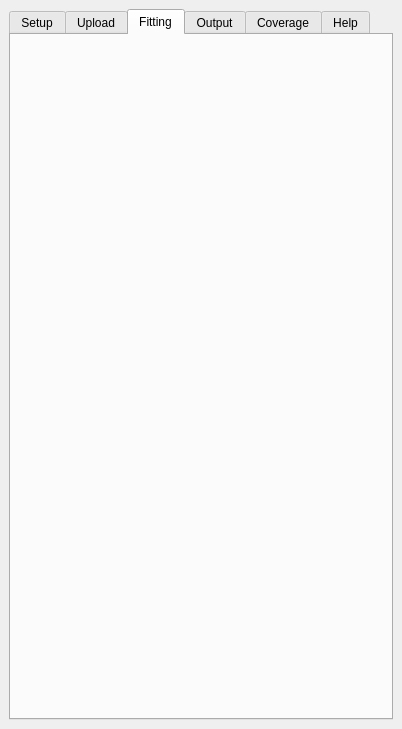
<?xml version="1.0" encoding="UTF-8"?>
<ui version="4.0">
 <class>fitterDockWidgetBase</class>
 <widget class="QDockWidget" name="fitterDockWidgetBase">
  <property name="geometry">
   <rect>
    <x>0</x>
    <y>0</y>
    <width>372</width>
    <height>729</height>
   </rect>
  </property>
  <property name="sizePolicy">
   <sizepolicy hsizetype="Expanding" vsizetype="Expanding">
    <horstretch>0</horstretch>
    <verstretch>0</verstretch>
   </sizepolicy>
  </property>
  <property name="windowTitle">
   <string>grip tester tool</string>
  </property>
  <widget class="QWidget" name="dockWidgetContents">
   <layout class="QVBoxLayout" name="verticalLayout_2">
    <item>
     <widget class="QTabWidget" name="tabs">
      <property name="currentIndex">
       <number>2</number>
      </property>
      <widget class="QWidget" name="setup">
       <attribute name="title">
        <string>Setup</string>
       </attribute>
       <layout class="QGridLayout" name="gridLayout">
        <item row="0" column="0" colspan="2">
         <widget class="QPushButton" name="connect_button">
          <property name="text">
           <string>Connect to Database:</string>
          </property>
         </widget>
        </item>
        <item row="0" column="2">
         <widget class="QLabel" name="database_label">
          <property name="text">
           <string>not connected</string>
          </property>
         </widget>
        </item>
        <item row="1" column="0" colspan="2">
         <widget class="QPushButton" name="prepare_database_button">
          <property name="toolTip">
           <string>&lt;html&gt;&lt;head/&gt;&lt;body&gt;&lt;p&gt;1st time setup for postgres database. &lt;/p&gt;&lt;p&gt;Will erase any data in tables used by this plugin.&lt;/p&gt;&lt;p&gt;initialises tables and creates functions for database. Only needs doing once after creating it.&lt;/p&gt;&lt;/body&gt;&lt;/html&gt;</string>
          </property>
          <property name="text">
           <string>Prepare New Database</string>
          </property>
         </widget>
        </item>
        <item row="2" column="0" colspan="2">
         <widget class="QLabel" name="label_9">
          <property name="text">
           <string>network layer</string>
          </property>
         </widget>
        </item>
        <item row="2" column="2">
         <widget class="QgsMapLayerComboBox" name="network_box">
          <property name="toolTip">
           <string>&lt;html&gt;&lt;head/&gt;&lt;body&gt;&lt;p&gt;Layer with network. Table network of database.&lt;/p&gt;&lt;/body&gt;&lt;/html&gt;</string>
          </property>
          <property name="whatsThis">
           <string>&lt;html&gt;&lt;head/&gt;&lt;body&gt;&lt;p&gt;Layer to select features on.&lt;/p&gt;&lt;/body&gt;&lt;/html&gt;</string>
          </property>
         </widget>
        </item>
        <item row="3" column="0" colspan="2">
         <widget class="QLabel" name="label_10">
          <property name="text">
           <string>section field</string>
          </property>
         </widget>
        </item>
        <item row="3" column="2">
         <widget class="QgsFieldComboBox" name="sec_fieldbox">
          <property name="toolTip">
           <string>&lt;html&gt;&lt;head/&gt;&lt;body&gt;&lt;p&gt;Field&lt;/p&gt;&lt;/body&gt;&lt;/html&gt;</string>
          </property>
         </widget>
        </item>
        <item row="4" column="0" colspan="2">
         <widget class="QLabel" name="label_11">
          <property name="text">
           <string>readings layer</string>
          </property>
         </widget>
        </item>
        <item row="4" column="2">
         <widget class="QgsMapLayerComboBox" name="readings_box">
          <property name="toolTip">
           <string>&lt;html&gt;&lt;head/&gt;&lt;body&gt;&lt;p&gt;Layer with readings. Readings are in table r of database.&lt;/p&gt;&lt;/body&gt;&lt;/html&gt;</string>
          </property>
          <property name="whatsThis">
           <string>&lt;html&gt;&lt;head/&gt;&lt;body&gt;&lt;p&gt;Layer to select features on.&lt;/p&gt;&lt;/body&gt;&lt;/html&gt;</string>
          </property>
         </widget>
        </item>
        <item row="5" column="0" colspan="2">
         <widget class="QLabel" name="label_12">
          <property name="text">
           <string>run field</string>
          </property>
         </widget>
        </item>
        <item row="5" column="2">
         <widget class="QgsFieldComboBox" name="run_fieldbox">
          <property name="toolTip">
           <string>&lt;html&gt;&lt;head/&gt;&lt;body&gt;&lt;p&gt;Field with run number.&lt;/p&gt;&lt;/body&gt;&lt;/html&gt;</string>
          </property>
         </widget>
        </item>
        <item row="6" column="0" colspan="2">
         <widget class="QLabel" name="label_13">
          <property name="text">
           <string>f_line field</string>
          </property>
         </widget>
        </item>
        <item row="6" column="2">
         <widget class="QgsFieldComboBox" name="f_line_fieldbox">
          <property name="toolTip">
           <string>&lt;html&gt;&lt;head/&gt;&lt;body&gt;&lt;p&gt;Field with f_line&lt;/p&gt;&lt;/body&gt;&lt;/html&gt;</string>
          </property>
         </widget>
        </item>
        <item row="7" column="0">
         <widget class="QLabel" name="label_5">
          <property name="text">
           <string/>
          </property>
         </widget>
        </item>
        <item row="7" column="1">
         <widget class="QLabel" name="s10_label">
          <property name="text">
           <string/>
          </property>
         </widget>
        </item>
        <item row="8" column="1">
         <widget class="QLabel" name="zm3_label">
          <property name="text">
           <string/>
          </property>
         </widget>
        </item>
       </layout>
      </widget>
      <widget class="QWidget" name="tab_2">
       <attribute name="title">
        <string>Upload</string>
       </attribute>
       <layout class="QVBoxLayout" name="verticalLayout">
        <item>
         <widget class="QToolBox" name="toolBox_3">
          <property name="currentIndex">
           <number>1</number>
          </property>
          <widget class="QWidget" name="page_4">
           <property name="geometry">
            <rect>
             <x>0</x>
             <y>0</y>
             <width>98</width>
             <height>28</height>
            </rect>
           </property>
           <attribute name="label">
            <string>S10 and ZM3</string>
           </attribute>
           <widget class="QWidget" name="layoutWidget">
            <property name="geometry">
             <rect>
              <x>0</x>
              <y>0</y>
              <width>421</width>
              <height>22</height>
             </rect>
            </property>
            <layout class="QHBoxLayout" name="horizontalLayout_9">
             <item>
              <widget class="QLabel" name="label_4">
               <property name="text">
                <string>run</string>
               </property>
              </widget>
             </item>
             <item>
              <widget class="QLineEdit" name="run_number">
               <property name="toolTip">
                <string>&lt;html&gt;&lt;head/&gt;&lt;body&gt;&lt;p&gt;Used to join s10 and zm3. &lt;/p&gt;&lt;/body&gt;&lt;/html&gt;</string>
               </property>
              </widget>
             </item>
            </layout>
           </widget>
           <widget class="QWidget" name="layoutWidget">
            <property name="geometry">
             <rect>
              <x>0</x>
              <y>30</y>
              <width>421</width>
              <height>25</height>
             </rect>
            </property>
            <layout class="QHBoxLayout" name="horizontalLayout_5">
             <item>
              <widget class="QPushButton" name="s10_button">
               <property name="toolTip">
                <string>&lt;html&gt;&lt;head/&gt;&lt;body&gt;&lt;p&gt;s10 to upload&lt;/p&gt;&lt;/body&gt;&lt;/html&gt;</string>
               </property>
               <property name="text">
                <string>s10</string>
               </property>
              </widget>
             </item>
             <item>
              <widget class="QLineEdit" name="s10">
               <property name="toolTip">
                <string>&lt;html&gt;&lt;head/&gt;&lt;body&gt;&lt;p&gt;s10 file to upload.&lt;/p&gt;&lt;/body&gt;&lt;/html&gt;</string>
               </property>
              </widget>
             </item>
            </layout>
           </widget>
           <widget class="QWidget" name="layoutWidget">
            <property name="geometry">
             <rect>
              <x>0</x>
              <y>60</y>
              <width>421</width>
              <height>25</height>
             </rect>
            </property>
            <layout class="QHBoxLayout" name="horizontalLayout_8">
             <item>
              <widget class="QPushButton" name="zm3_button">
               <property name="toolTip">
                <string>&lt;html&gt;&lt;head/&gt;&lt;body&gt;&lt;p&gt;zm3 to upload&lt;/p&gt;&lt;/body&gt;&lt;/html&gt;</string>
               </property>
               <property name="text">
                <string>zm3</string>
               </property>
              </widget>
             </item>
             <item>
              <widget class="QLineEdit" name="zm3">
               <property name="toolTip">
                <string>&lt;html&gt;&lt;head/&gt;&lt;body&gt;&lt;p&gt;zm3 file to upload.&lt;/p&gt;&lt;/body&gt;&lt;/html&gt;</string>
               </property>
              </widget>
             </item>
            </layout>
           </widget>
           <widget class="QWidget" name="layoutWidget">
            <property name="geometry">
             <rect>
              <x>0</x>
              <y>90</y>
              <width>191</width>
              <height>22</height>
             </rect>
            </property>
            <layout class="QHBoxLayout" name="horizontalLayout_6">
             <item>
              <widget class="QLabel" name="label_7">
               <property name="text">
                <string>survey date</string>
               </property>
              </widget>
             </item>
             <item>
              <widget class="QDateEdit" name="survey_date">
               <property name="toolTip">
                <string>&lt;html&gt;&lt;head/&gt;&lt;body&gt;&lt;p&gt;dd/mm/yyyy&lt;/p&gt;&lt;/body&gt;&lt;/html&gt;</string>
               </property>
               <property name="calendarPopup">
                <bool>true</bool>
               </property>
              </widget>
             </item>
            </layout>
           </widget>
           <widget class="QPushButton" name="upload_button">
            <property name="geometry">
             <rect>
              <x>0</x>
              <y>120</y>
              <width>161</width>
              <height>23</height>
             </rect>
            </property>
            <property name="toolTip">
             <string>&lt;html&gt;&lt;head/&gt;&lt;body&gt;&lt;p&gt;Upload s10 file and zm3 file. Don't need to do both at the same time but make sure they have the same run number.&lt;/p&gt;&lt;/body&gt;&lt;/html&gt;</string>
            </property>
            <property name="text">
             <string>Upload s10 and zm3</string>
            </property>
           </widget>
          </widget>
          <widget class="QWidget" name="page_5">
           <property name="geometry">
            <rect>
             <x>0</x>
             <y>0</y>
             <width>330</width>
             <height>155</height>
            </rect>
           </property>
           <attribute name="label">
            <string>CSVs</string>
           </attribute>
           <widget class="QPushButton" name="upload_csv_button">
            <property name="geometry">
             <rect>
              <x>0</x>
              <y>10</y>
              <width>91</width>
              <height>23</height>
             </rect>
            </property>
            <property name="text">
             <string>Upload CSVs...</string>
            </property>
           </widget>
          </widget>
         </widget>
        </item>
        <item>
         <widget class="QTableView" name="run_info_view">
          <property name="toolTip">
           <string>&lt;html&gt;&lt;head/&gt;&lt;body&gt;&lt;p&gt;run_info table. Ensure benchmark and season fields correct.&lt;/p&gt;&lt;/body&gt;&lt;/html&gt;</string>
          </property>
          <property name="selectionMode">
           <enum>QAbstractItemView::SingleSelection</enum>
          </property>
          <property name="selectionBehavior">
           <enum>QAbstractItemView::SelectRows</enum>
          </property>
         </widget>
        </item>
        <item>
         <widget class="QPlainTextEdit" name="upload_log">
          <property name="toolTip">
           <string>&lt;html&gt;&lt;head/&gt;&lt;body&gt;&lt;p&gt;upload log&lt;/p&gt;&lt;/body&gt;&lt;/html&gt;</string>
          </property>
         </widget>
        </item>
       </layout>
      </widget>
      <widget class="QWidget" name="tab_3">
       <attribute name="title">
        <string>Fitting</string>
       </attribute>
       <layout class="QVBoxLayout" name="verticalLayout_10">
        <item>
         <layout class="QVBoxLayout" name="rw_placeholder"/>
        </item>
       </layout>
      </widget>
      <widget class="QWidget" name="output">
       <attribute name="title">
        <string>Output</string>
       </attribute>
       <layout class="QHBoxLayout" name="horizontalLayout">
        <item>
         <widget class="QPushButton" name="to_hmd_button">
          <property name="toolTip">
           <string>&lt;html&gt;&lt;head/&gt;&lt;body&gt;&lt;p&gt;Saves contents of table fitted2 as hmd.&lt;/p&gt;&lt;/body&gt;&lt;/html&gt;</string>
          </property>
          <property name="text">
           <string>Download hmd...</string>
          </property>
         </widget>
        </item>
        <item>
         <widget class="QCheckBox" name="include_snode_box">
          <property name="toolTip">
           <string>&lt;html&gt;&lt;head/&gt;&lt;body&gt;&lt;p&gt;If not checked snode becomes 'F' for forward and 'R' for reverse direction.&lt;/p&gt;&lt;/body&gt;&lt;/html&gt;</string>
          </property>
          <property name="text">
           <string>Include snode</string>
          </property>
         </widget>
        </item>
        <item>
         <widget class="QCheckBox" name="forward_box">
          <property name="toolTip">
           <string>&lt;html&gt;&lt;head/&gt;&lt;body&gt;&lt;p&gt;Include sections surveyed in forward direction.&lt;/p&gt;&lt;/body&gt;&lt;/html&gt;</string>
          </property>
          <property name="text">
           <string>Forward</string>
          </property>
          <property name="checked">
           <bool>true</bool>
          </property>
         </widget>
        </item>
        <item>
         <widget class="QCheckBox" name="reversed_box">
          <property name="toolTip">
           <string>&lt;html&gt;&lt;head/&gt;&lt;body&gt;&lt;p&gt;Include sections surveyed in reversed direction.&lt;/p&gt;&lt;/body&gt;&lt;/html&gt;</string>
          </property>
          <property name="text">
           <string>Reversed</string>
          </property>
          <property name="checked">
           <bool>true</bool>
          </property>
         </widget>
        </item>
       </layout>
      </widget>
      <widget class="QWidget" name="coverage">
       <attribute name="title">
        <string>Coverage</string>
       </attribute>
       <layout class="QVBoxLayout" name="verticalLayout_7">
        <item>
         <widget class="QPushButton" name="search_hmds_button">
          <property name="toolTip">
           <string>&lt;html&gt;&lt;head/&gt;&lt;body&gt;&lt;p&gt;Recalculate hmds column of requested sections table from selected hmd files.&lt;/p&gt;&lt;p&gt;Then recalculates requested,missed,surveyed lengths.&lt;/p&gt;&lt;/body&gt;&lt;/html&gt;</string>
          </property>
          <property name="text">
           <string>Search hmds...</string>
          </property>
         </widget>
        </item>
        <item>
         <widget class="QToolBox" name="coverage_toolbox">
          <property name="currentIndex">
           <number>0</number>
          </property>
          <widget class="QWidget" name="sections">
           <property name="geometry">
            <rect>
             <x>0</x>
             <y>0</y>
             <width>330</width>
             <height>529</height>
            </rect>
           </property>
           <attribute name="label">
            <string>Requested table</string>
           </attribute>
           <layout class="QVBoxLayout" name="verticalLayout_4">
            <item>
             <layout class="QHBoxLayout" name="horizontalLayout_4">
              <item>
               <widget class="QLabel" name="label_6">
                <property name="text">
                 <string>show:</string>
                </property>
               </widget>
              </item>
              <item>
               <widget class="QRadioButton" name="show_all_button">
                <property name="toolTip">
                 <string>&lt;html&gt;&lt;head/&gt;&lt;body&gt;&lt;p&gt;Show all requested sections.&lt;/p&gt;&lt;/body&gt;&lt;/html&gt;</string>
                </property>
                <property name="text">
                 <string>All</string>
                </property>
               </widget>
              </item>
              <item>
               <widget class="QRadioButton" name="show_missing_button">
                <property name="toolTip">
                 <string>&lt;html&gt;&lt;head/&gt;&lt;body&gt;&lt;p&gt;Show only sections not in a hmd file.&lt;/p&gt;&lt;/body&gt;&lt;/html&gt;</string>
                </property>
                <property name="text">
                 <string>Missing</string>
                </property>
                <property name="checked">
                 <bool>true</bool>
                </property>
               </widget>
              </item>
             </layout>
            </item>
            <item>
             <widget class="QTableView" name="requested_view">
              <property name="toolTip">
               <string>&lt;html&gt;&lt;head/&gt;&lt;body&gt;&lt;p&gt;requested table.&lt;/p&gt;&lt;p&gt;note column is Editable(Double click to edit).&lt;/p&gt;&lt;p&gt;Ordered by sec.&lt;/p&gt;&lt;p&gt;Requested sections/xsps, the hmd files they are in and notes.&lt;/p&gt;&lt;p&gt;Yellow where not in hmd.&lt;br/&gt;Red where not in hmd and no notes.&lt;/p&gt;&lt;/body&gt;&lt;/html&gt;</string>
              </property>
              <property name="selectionBehavior">
               <enum>QAbstractItemView::SelectRows</enum>
              </property>
             </widget>
            </item>
           </layout>
          </widget>
          <widget class="QWidget" name="page_2">
           <property name="geometry">
            <rect>
             <x>0</x>
             <y>0</y>
             <width>110</width>
             <height>118</height>
            </rect>
           </property>
           <attribute name="label">
            <string>View Lengths(km)</string>
           </attribute>
           <layout class="QVBoxLayout" name="verticalLayout_5">
            <item>
             <widget class="QTableView" name="lengths_view">
              <property name="toolTip">
               <string>&lt;html&gt;&lt;head/&gt;&lt;body&gt;&lt;p&gt;Press Ctrl +C to copy selected cells.&lt;/p&gt;&lt;/body&gt;&lt;/html&gt;</string>
              </property>
             </widget>
            </item>
            <item>
             <widget class="QPushButton" name="copy_lengths_button">
              <property name="text">
               <string>Copy to clipboard</string>
              </property>
             </widget>
            </item>
           </layout>
          </widget>
          <widget class="QWidget" name="page">
           <property name="geometry">
            <rect>
             <x>0</x>
             <y>0</y>
             <width>110</width>
             <height>118</height>
            </rect>
           </property>
           <attribute name="label">
            <string>View Missing sections</string>
           </attribute>
           <layout class="QVBoxLayout" name="verticalLayout_6">
            <item>
             <widget class="QTableView" name="missing_view">
              <property name="toolTip">
               <string>&lt;html&gt;&lt;head/&gt;&lt;body&gt;&lt;p&gt;sections&amp;amp;xsps not in hmd files.&lt;/p&gt;&lt;p&gt;Made from reqested table. This view only exists for making submission sheet.&lt;/p&gt;&lt;p&gt;&lt;br/&gt;&lt;/p&gt;&lt;/body&gt;&lt;/html&gt;</string>
              </property>
              <property name="selectionBehavior">
               <enum>QAbstractItemView::SelectRows</enum>
              </property>
             </widget>
            </item>
            <item>
             <widget class="QPushButton" name="copy_missing_button">
              <property name="text">
               <string>Copy to clipboard</string>
              </property>
             </widget>
            </item>
           </layout>
          </widget>
         </widget>
        </item>
       </layout>
      </widget>
      <widget class="QWidget" name="tab">
       <attribute name="title">
        <string>Help</string>
       </attribute>
       <layout class="QVBoxLayout" name="verticalLayout_8">
        <item>
         <widget class="QPushButton" name="open_help_button">
          <property name="text">
           <string>Open help in browser</string>
          </property>
         </widget>
        </item>
       </layout>
      </widget>
     </widget>
    </item>
   </layout>
  </widget>
 </widget>
 <customwidgets>
  <customwidget>
   <class>QgsFieldComboBox</class>
   <extends>QComboBox</extends>
   <header>qgis.gui</header>
  </customwidget>
  <customwidget>
   <class>QgsMapLayerComboBox</class>
   <extends>QComboBox</extends>
   <header>qgis.gui</header>
  </customwidget>
 </customwidgets>
 <resources/>
 <connections/>
</ui>
